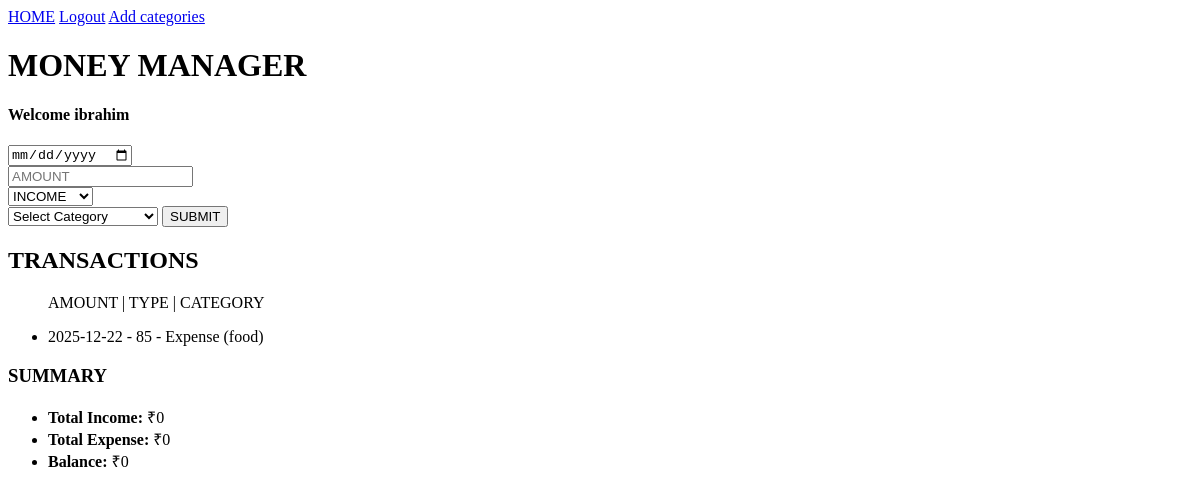
Page / (signed in) on the earlier database version.
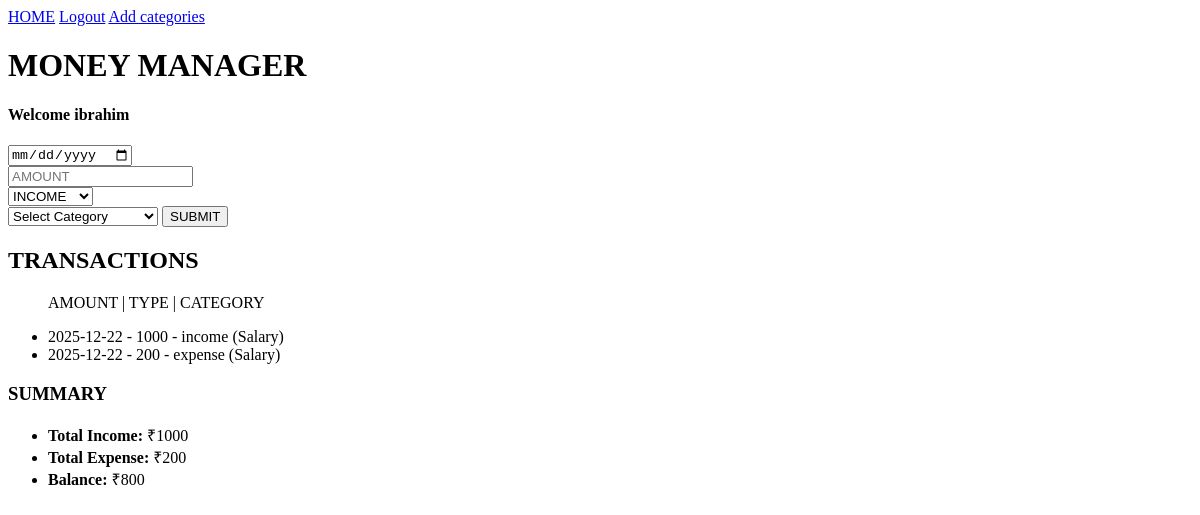
Same page on the later database version.
### tables this page shows
CREATE TABLE users
                    (
                        id INTEGER PRIMARY KEY AUTOINCREMENT,
                        username TEXT UNIQUE NOT NULL,
                        password TEXT NOT NULL,
                        created_at TIMESTAMP DEFAULT CURRENT_TIMESTAMP
                    );

CREATE TABLE transactions
                    (
                        id INTEGER PRIMARY KEY AUTOINCREMENT,
                        user_id INTEGER NOT NULL,
                        amount INTEGER,
                        type TEXT,
                        category_id INTEGER NOT NULL,
                        date TEXT NOT NULL,
                        FOREIGN KEY (user_id) REFERENCES users(id),
                        FOREIGN KEY (category_id) REFERENCES categories(id)
                    );

CREATE TABLE categories
                    (
                        id INTEGER PRIMARY KEY AUTOINCREMENT,
                        name TEXT NOT NULL,
                        user_id INTEGER NOT NULL,
                        FOREIGN KEY (user_id) REFERENCES users(id)
                    );

### app.py (the view, shortened to what this page needs)
@app.route("/",methods=["GET","POST"])
def home():
    if "user_id" not in session:
        return redirect(url_for("login"))
    conn=get_db()
    transactions = conn.execute("""
                                    SELECT
                                        transactions.id,
                                        transactions.amount,
                                        transactions.type,
                                        transactions.date,
                                        categories.name AS category
                                    FROM transactions
                                    JOIN categories ON transactions.category_id = categories.id
                                    WHERE transactions.user_id = ?
                                    ORDER BY transactions.date DESC
                                """, (session["user_id"],)).fetchall()
    categories=conn.execute("SELECT * FROM categories WHERE user_id=?",(session["user_id"],)).fetchall()
    user=conn.execute("SELECT username FROM users WHERE id=?",(session["user_id"],)).fetchone()
    if not user:
        conn.close()
        session.pop("user_id", None)
        return redirect(url_for("login"))
    income_row = conn.execute(
                                """
                                SELECT SUM(amount) AS total_income
                                FROM transactions
                                WHERE user_id = ? AND type = 'income'
                                """,
                                (session["user_id"],)
                            ).fetchone()
    total_income=income_row["total_income"] or 0
    expense_row = conn.execute(
                                """
                                SELECT SUM(amount) AS total_expense
                                FROM transactions
                                WHERE user_id = ? AND type = 'expense'
                                """,
                                (session["user_id"],)
                            ).fetchone()
    total_expense=expense_row["total_expense"] or 0
    balance=total_income-total_expense
    conn.close()
    return render_template("index.html",transactions=transactions,categories=categories,username=user["username"],income=total_income,expense=total_expense,bal=balance)

### app.py (called while the page is built)
def get_db():
    conn=sqlite3.connect("money_manager.db")
    conn.row_factory = sqlite3.Row
    conn.execute("PRAGMA foreign_keys = ON")
    return conn

### templates/index.html (shortened to what this page needs)
<!DOCTYPE html>
{% extends "base.html" %}
    {% block content %}
    <h1>MONEY MANAGER</h1>
    <h4>Welcome {{username}}</h4>
    <form method="POST">
        <input type="date" name="date"><br>
        <input type="number" name="amount" placeholder="AMOUNT"><br>
        <select name="transaction-type" required>
            <option value="income">INCOME</option>
        </select><br>
        <select name="category_id" required onchange="if (this.value==='add') window.location.href='{{ url_for('categories')}}'">
            <option value="">Select Category</option>
        </select>
        <button type="submit">SUBMIT</button>
    </form>
    <h2>TRANSACTIONS</h2>
    <ul>
        {%if transactions %}
        <p>AMOUNT   |   TYPE    |   CATEGORY</p>
        {% for t in transactions %}
            <li>
                {{ t["date"] }} - {{ t["amount"] }} - {{ t["type"] }} ({{ t["category"] }})
            </li>
        {% endfor %}
        {% else %}
            <li>No transactions yet</li>
        {% endif %}
    </ul>
    <h3>SUMMARY</h3>
    <ul>
        <li><strong>Total Income:</strong> ₹{{ income }}</li>
        <li><strong>Total Expense:</strong> ₹{{ expense }}</li>
        <li><strong>Balance:</strong> ₹{{ bal }}</li>
    </ul>
    {% endblock %}

### templates/base.html (shortened to what this page needs)
<!DOCTYPE html>
<html lang="en">
<head>
</head>
<body>
    <nav>
        <a href="{{url_for('home')}}">HOME</a>
        {% if session.get('user_id') %}
            <a href="{{ url_for('logout') }}">Logout</a>
            <a href="{{ url_for('categories')}}">Add categories</a>
        {% else %}
            <a href="{{ url_for('login') }}">Login</a> |
            <a href="{{ url_for('register') }}">Register</a>
        {% endif %}
    </nav>
    {% block content %}
    {% endblock %}
</body>
</html>

Differences in the rows shown:
changed transactions: amount "85" → "1000"; type "Expense" → "income"; category "food" → "Salary"
added transactions: date "2025-12-22", amount "200", type "expense", category "Salary"
Other differences:
{{ income }}: "0" → "1000"
{{ expense }}: "0" → "200"
{{ bal }}: "0" → "800"
